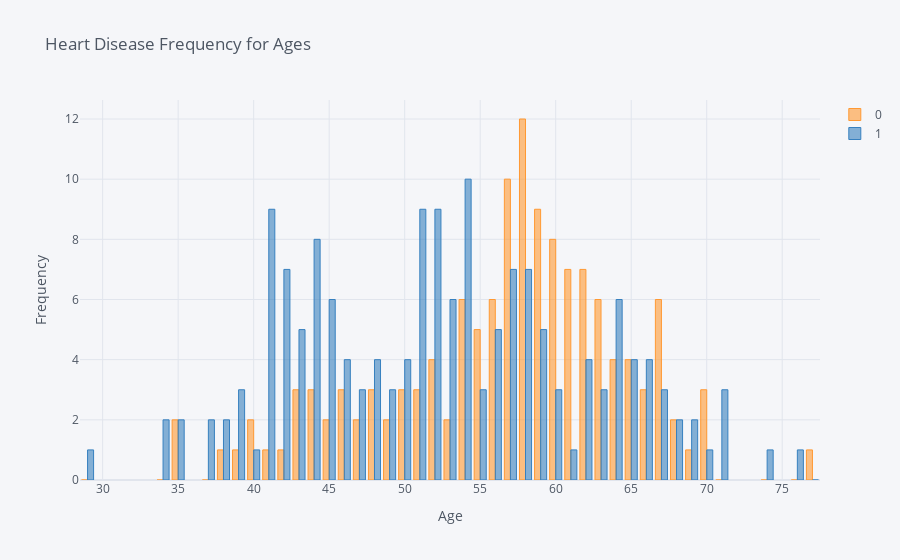

Source (notebook cell):
### Code cell
pd.crosstab(df.age,df.target).plot(kind="bar",figsize=(20,6))
plt.title('Heart Disease Frequency for Ages')
plt.xlabel('Age')
plt.ylabel('Frequency')
plt.savefig('heartDiseaseAndAges.png')
plt.show()

#plotly bar
pd.crosstab(df.age, df.target).iplot(kind='bar',title='Heart Disease Frequency for Ages',
                                    xTitle='Age',yTitle='Frequency')

### Figure 1 — Plotly figure (JSON) as saved in the notebook; plotly's stock layout.template omitted (floating-point values rounded to 4 significant figures)
{"data": [{"marker": {"color": "rgba(255, 153, 51, 0.6)", "line": {"color": "rgba(255, 153, 51, 1.0)", "width": 1}}, "name": "0", "orientation": "v", "text": "", "type": "bar", "x": [29, 34, 35, 37, 38, 39, 40, 41, 42, 43, 44, 45, 46, 47, 48, 49, 50, 51, 52, 53, 54, 55, 56, 57, 58, 59, 60, 61, 62, 63, 64, 65, 66, 67, 68, 69, 70, 71, 74, 76, 77], "y": [0, 0, 2, 0, 1, 1, 2, 1, 1, 3, 3, 2, 3, 2, 3, 2, 3, 3, 4, 2, 6, 5, 6, 10, 12, 9, 8, 7, 7, 6, 4, 4, 3, 6, 2, 1, 3, 0, 0, 0, 1]}, {"marker": {"color": "rgba(55, 128, 191, 0.6)", "line": {"color": "rgba(55, 128, 191, 1.0)", "width": 1}}, "name": "1", "orientation": "v", "text": "", "type": "bar", "x": [29, 34, 35, 37, 38, 39, 40, 41, 42, 43, 44, 45, 46, 47, 48, 49, 50, 51, 52, 53, 54, 55, 56, 57, 58, 59, 60, 61, 62, 63, 64, 65, 66, 67, 68, 69, 70, 71, 74, 76, 77], "y": [1, 2, 2, 2, 2, 3, 1, 9, 7, 5, 8, 6, 4, 3, 4, 3, 4, 9, 9, 6, 10, 3, 5, 7, 7, 5, 3, 1, 4, 3, 6, 4, 4, 3, 2, 2, 1, 3, 1, 1, 0]}], "layout": {"legend": {"bgcolor": "#F5F6F9", "font": {"color": "#4D5663"}}, "paper_bgcolor": "#F5F6F9", "plot_bgcolor": "#F5F6F9", "title": {"font": {"color": "#4D5663"}, "text": "Heart Disease Frequency for Ages"}, "xaxis": {"gridcolor": "#E1E5ED", "showgrid": true, "tickfont": {"color": "#4D5663"}, "title": {"font": {"color": "#4D5663"}, "text": "Age"}, "zerolinecolor": "#E1E5ED"}, "yaxis": {"gridcolor": "#E1E5ED", "showgrid": true, "tickfont": {"color": "#4D5663"}, "title": {"font": {"color": "#4D5663"}, "text": "Frequency"}, "zerolinecolor": "#E1E5ED"}}}
